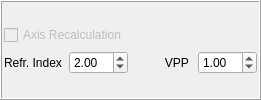
             <widget class="QFrame" name="frame_11">
              <property name="minimumSize">
               <size>
                <width>261</width>
                <height>0</height>
               </size>
              </property>
              <property name="maximumSize">
               <size>
                <width>261</width>
                <height>16777215</height>
               </size>
              </property>
              <property name="frameShape">
               <enum>QFrame::Box</enum>
              </property>
              <property name="frameShadow">
               <enum>QFrame::Raised</enum>
              </property>
              <layout class="QGridLayout" name="gridLayout_67">
               <property name="leftMargin">
                <number>2</number>
               </property>
               <property name="topMargin">
                <number>2</number>
               </property>
               <property name="rightMargin">
                <number>2</number>
               </property>
               <property name="bottomMargin">
                <number>2</number>
               </property>
               <item row="0" column="0">
                <layout class="QGridLayout" name="gridLayout_66">
                 <item row="1" column="1">
                  <widget class="QDoubleSpinBox" name="processing_refrindex_dspin">
                   <property name="value">
                    <double>2.000000000000000</double>
                   </property>
                  </widget>
                 </item>
                 <item row="1" column="3">
                  <widget class="QDoubleSpinBox" name="processing_vpp_dspin">
                   <property name="value">
                    <double>1.000000000000000</double>
                   </property>
                  </widget>
                 </item>
                 <item row="1" column="0">
                  <widget class="QLabel" name="label_72">
                   <property name="text">
                    <string>Refr. Index</string>
                   </property>
                  </widget>
                 </item>
                 <item row="0" column="0" colspan="4">
                  <widget class="QCheckBox" name="processing_axisrecalculation_check">
                   <property name="enabled">
                    <bool>false</bool>
                   </property>
                   <property name="text">
                    <string>Axis Recalculation</string>
                   </property>
                  </widget>
                 </item>
                 <item row="1" column="2">
                  <widget class="QLabel" name="label_74">
                   <property name="layoutDirection">
                    <enum>Qt::LeftToRight</enum>
                   </property>
                   <property name="text">
                    <string>VPP </string>
                   </property>
                   <property name="alignment">
                    <set>Qt::AlignRight|Qt::AlignTrailing|Qt::AlignVCenter</set>
                   </property>
                  </widget>
                 </item>
                </layout>
               </item>
              </layout>
             </widget>
